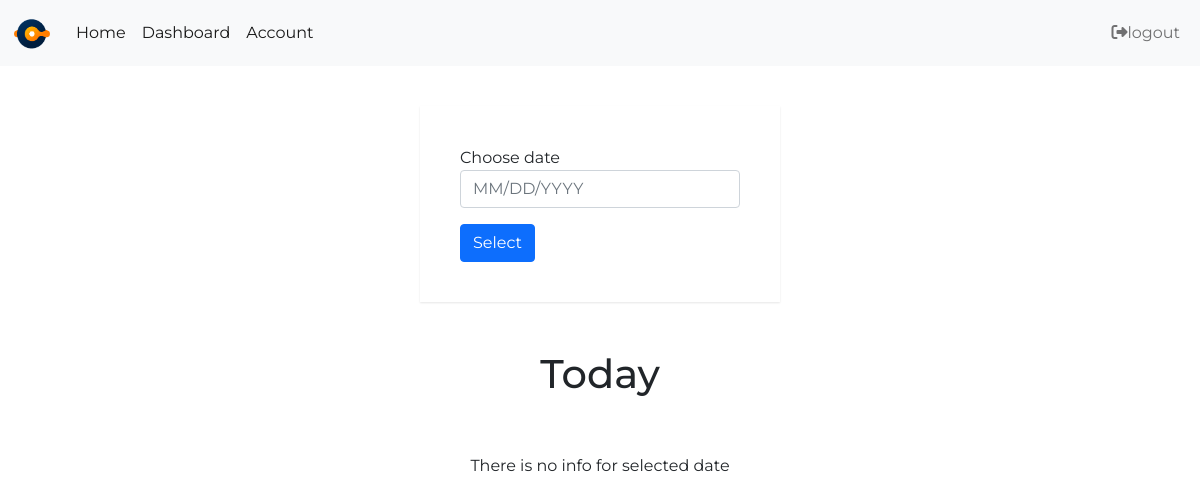
/dash (signed in), run on an earlier commit of the app's database.
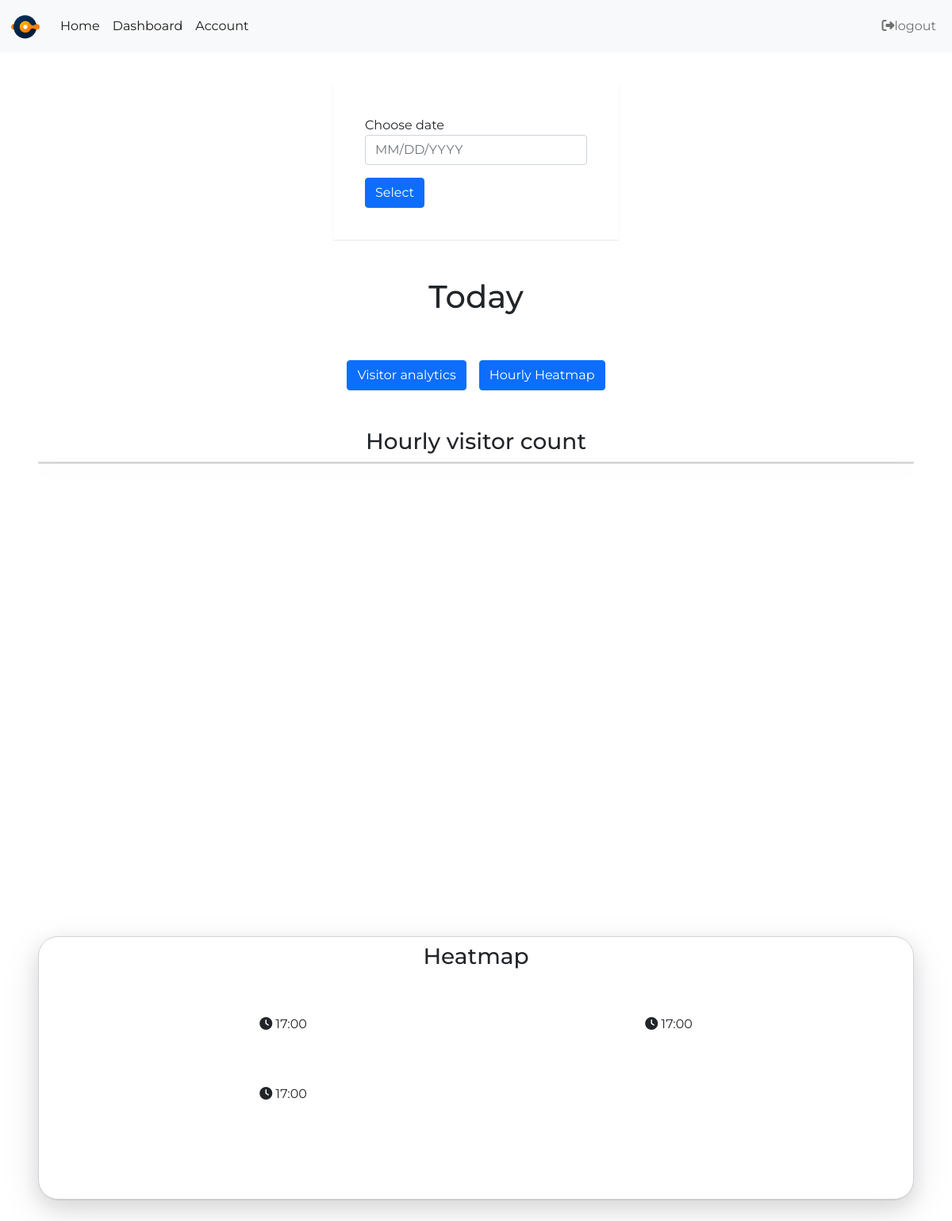
And on a later commit of the database.
### src/models.py (models this page shows)
class Insights(db.Model):
    id = db.Column(db.Integer,primary_key=True)
    time_interval = db.Column(db.DateTime,nullable=False,default=datetime.now)
    heatmap = db.Column(db.String(255),nullable=False)
    people_count = db.Column(db.Integer,nullable=False)
    author_id = db.Column(db.Integer,db.ForeignKey('user.id'),nullable=False)

### src/web_routes.py (the view)
@app.route('/dash',methods=['POST','GET'])
@login_required
def dash():
    if request.method == 'POST':
        input_date = request.form.get('date')
        try:
            input_date = datetime.strptime(input_date,'%d/%m/%Y')
        except:
            return redirect(url_for('dash'))
            pass
    else :
        input_date = datetime.now()
    insights =Insights.query.filter(func.date(Insights.time_interval)==input_date.date()).all()
    data = [[insight.people_count,insight.time_interval.strftime('%H:00')] for insight in insights]
    if input_date.day == date.today().day:
        given_date = 'Today'
    elif input_date.day == (date.today() - timedelta(days=1)).day:
        given_date = 'Yesterday'
    else:
        given_date = input_date.date().strftime("%d %B, %Y")
    if len(data)>0:
        df = pd.DataFrame(data)
        figure = px.bar(df,x=1,y=df.columns[0],
                        labels={'0':'number of visitors','1':'time interval'},
                       )
        figure.update_layout(title_x=0.5,
                             yaxis = dict(dtick = 1),
                             paper_bgcolor='rgba(0,0,0,0)',
                             plot_bgcolor='rgba(0,0,0,0)')
        figure.update_traces(marker_color='rgb(158,202,225)', marker_line_color='rgb(8,48,107)',
                  marker_line_width=1.5, opacity=0.6)
        figure.update_yaxes(showgrid=True, gridwidth=1, gridcolor='rgba(8,48,107,0.3)',)
        graph = json.dumps(figure,cls=plotly.utils.PlotlyJSONEncoder)
        images = [[insight.heatmap,insight.time_interval.strftime('%H:00')] for insight in insights]
    else:
        graph=None
        images=None
    return render_template('dashboard.html',graph=graph,images=images,given_date=given_date,title='Dashboard')

### src/models.py (called while the page is built)
@login_manager.user_loader
def load_user(user_id):
    return User.query.get(int(user_id))

### src/templates/dashboard.html (shortened to what this page needs)
{%extends 'base.html'%}
{%block content%}
{%from 'components/carousel.html' import carousel%}
{%from 'components/images.html' import heatmap_images%}
<div class="d-flex justify-content-center">
    <div class="row">
     <div class="col-md-6 col-sm-6 col-xs-12">
      <div class="dash-form">
        <form method="post">
            <div class="form-group">
              <label class="control-label" for="date">Choose date</label>
              <input class="form-control datetime-picker mb-3" id="date" name="date" placeholder="MM/DD/YYYY" type="text" autocomplete="off"/>
            </div>
            <div class="form-group">
              <button class="btn btn-primary " name="submit" id="select-date" type="submit">Select</button>
            </div>
           </form>
      </div>
      </div>
    </div>
   </div>
   <div class="p-5 d-flex justify-content-center">
    <h1>{{given_date}}</h1>
   </div>
  {%if images%}
<div class="cont">
  <nav class="d-flex justify-content-center">
    <a class="btn btn-primary me-2" href="#first-section">Visitor analytics</a>
    <a class="btn btn-primary ms-2" href="#second-section">Hourly Heatmap</a>
  </nav>
</div>
<div id="first-section">
  <div class="d-flex-column align-items-center p-5">
    <h3 class="text-center">Hourly visitor count</h3>
    <div class="row graph">
        <div class="col-12">
            <div class="graph-chart">
            </div>
        </div>
    </div>
</div>
</div>
<div id="second-section">
  <div class="heat-image m-5 p-2">
      <h3 class="text-center">
          Heatmap
      </h3>
      <div class="row">
        {{heatmap_images(images)}}
      </div>
  </div>
</div>
{%else%}
<div class="container">
  <p class="text-center">There is no info for selected date</p>
  </div>
{%endif%}
{%endblock%}

### src/templates/base.html (shortened to what this page needs)
<!doctype html>
<html lang="en">
  <head>
    <link href="https://cdn.jsdelivr.net/npm/bootstrap@5.1.3/dist/css/bootstrap.min.css" rel="stylesheet">
    <link rel="stylesheet" href="{{url_for('static',filename='styles/main.css')}}">
    <link rel="stylesheet" href="https://cdnjs.cloudflare.com/ajax/libs/bootstrap-datepicker/1.4.1/css/bootstrap-datepicker3.css"/>
  </head>
  <body>
    {%if current_user.is_authenticated%}
    <nav class="navbar navbar-expand-lg navbar-light bg-light">
        <div class="container-fluid">
          <a class="navbar-brand" href="{{url_for('index')}}">
            <img src="{{url_for('static',filename='assets/icon.png')}}" alt="" width="40px">
          </a>
          <div class="collapse navbar-collapse" id="navbarNav">
            <div class="navbar-items d-flex justify-content-between w-100">
            <ul class="navbar-nav">
              <li class="nav-item">
                <a class="nav-link active" aria-current="page" href="{{url_for('index')}}">Home</a>
              </li>
              <li class="nav-item">
                <a class="nav-link active" aria-current="page" href="{{url_for('dash')}}">Dashboard</a>
              </li>
              <li class="nav-item">
                <a class="nav-link active" aria-current="page" href="{{url_for('account')}}">Account</a>
              </li>
              </ul>
              <ul class="navbar-nav">
              <div class="nav-item">
                <a class="nav-link" href="{{url_for('logout')}}"><i class="fas fa-sign-out-alt"></i>logout</a>
              </div>
            </ul>
          </div>
          </div>
        </div>
      </nav>
      {%endif%}
    {%block content%}
    {%endblock%}
  </body>
</html>

### src/templates/components/images.html (shortened to what this page needs)
{%macro heatmap_images(images)%}
<div class="d-flex justify-content-center p-5">
    <div class="row">
        {%for image in images%}
            <div class="col-12 col-md-6 d-flex flex-column align-items-center pb-5">
                <p><i class="fas fa-clock"></i> {{image[1]}}</p>
            </div>
        {%endfor%}
        </div>
</div>
{%endmacro%}

### src/static/styles/main.css (style rules this page uses)
body { font-family: 'Montserrat', sans-serif; }
.graph-chart { border: solid rgba(128, 128, 128, 0.349) 1px; border-radius: 25px; background-color: #ffffff; box-shadow: rgba(17, 17, 26, 0.1) 0px 1px 0px, rgba(17, 17, 26, 0.1) 0px 8px 24px, rgba(17, 17, 26, 0.1) 0px 16px 48px; }
.dash-form { margin-top: 5vh; max-width: 300px; min-width: 30vw; padding: 40px; box-shadow: rgba(0, 0, 0, 0.1) 0px 1px 2px 0px; }
#first-section { min-height: 80vh; }
#second-section { margin-top: 30px; min-height: 80vh; }
.heat-image { border-radius: 25px; border: solid rgba(128, 128, 128, 0.349) 1px; box-shadow: rgba(26, 24, 17, 0.1) 0px 1px 0px, rgba(17, 17, 26, 0.1) 0px 8px 24px, rgba(17, 17, 26, 0.1) 0px 16px 48px !important; }

What changed in the data, as far as the page shows it:
added Insights: image "17:00"
added Insights: image "17:00"
added Insights: image "17:00"
Also different on the page:
text no longer shown: "There is no info for selected date"
text now shown: "Visitor analytics Hourly Heatmap Hourly visitor count Heatmap"
